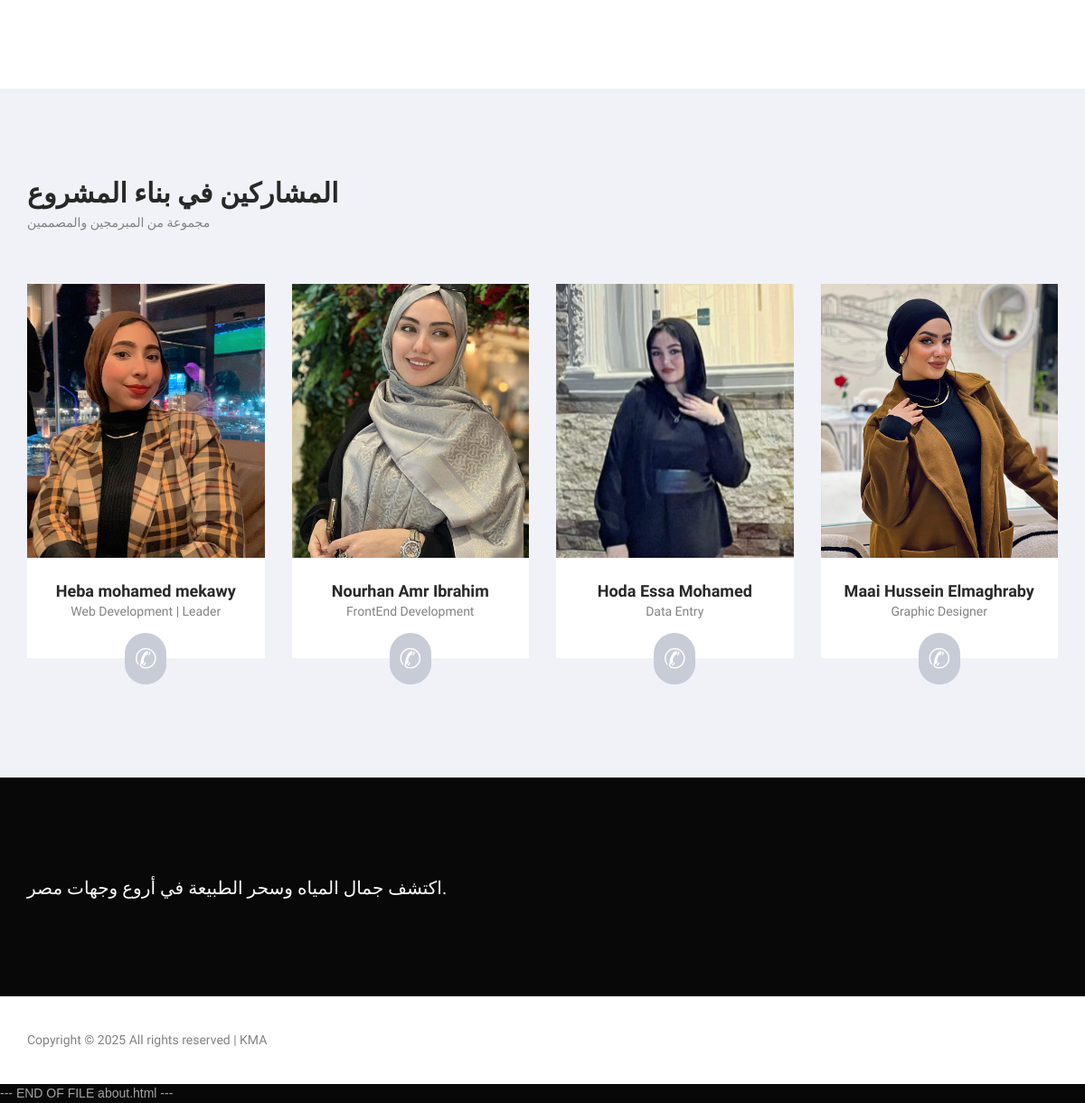
Page /about/about/ (lower part) on the earlier database version.
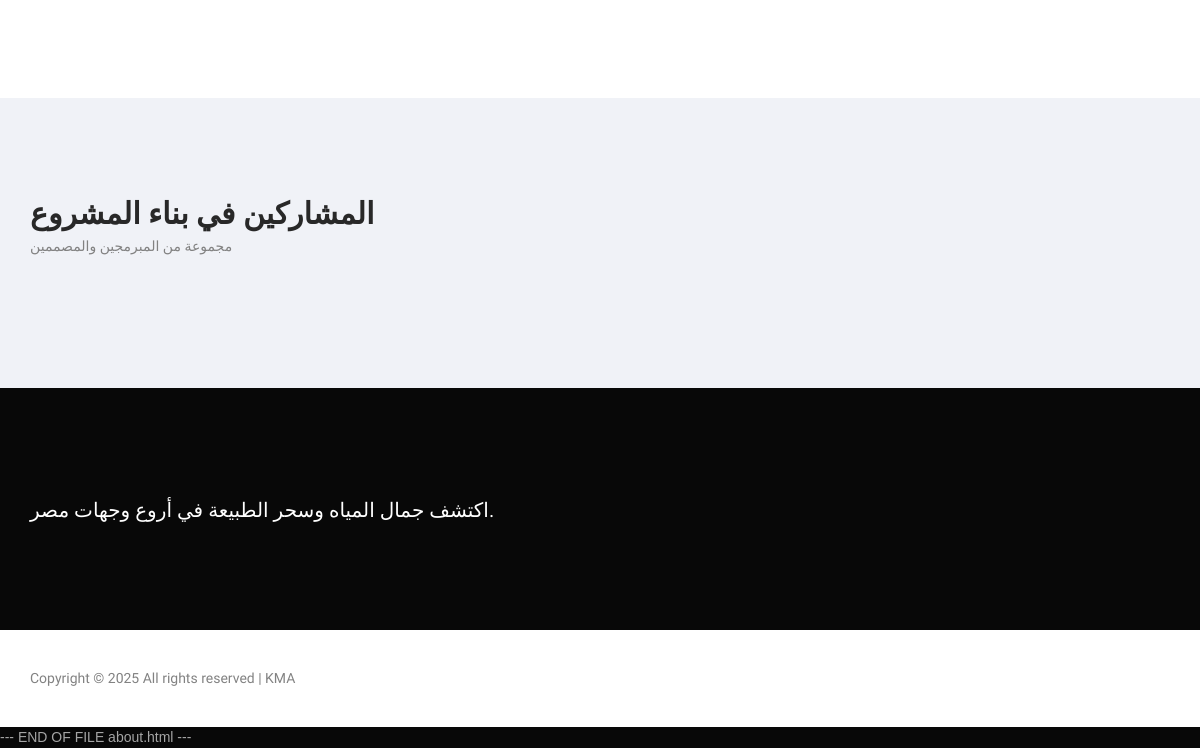
Same page on the later database version.
### about/models.py (models this page shows, shortened)
class TeamMember(models.Model):
    name = models.CharField(max_length=100)
    role = models.CharField(max_length=100)
    description = models.TextField(default="No description")
    image = models.ImageField(upload_to='team/')
    phone = models.CharField(max_length=20, blank=True)

### about/views.py (the view)
# urls.py: path('about/', views.about_view, name='about'),
def about_view(request):
    team_members = TeamMember.objects.all()
    return render(request, 'about/about.html', {'team_members': team_members})

### about/templates/about/about.html (shortened to what this page needs)
{% load static %}
<!DOCTYPE html>
<html lang="ar">
<head>
<link rel="stylesheet" type="text/css" href="{% static 'styles/bootstrap4/bootstrap.min.css' %}">
<link href="{% static 'plugins/font-awesome-4.7.0/css/font-awesome.min.css' %}" rel="stylesheet" type="text/css">
<link rel="stylesheet" type="text/css" href="{% static 'plugins/OwlCarousel2-2.2.1/owl.carousel.css' %}">
<link rel="stylesheet" type="text/css" href="{% static 'plugins/OwlCarousel2-2.2.1/owl.theme.default.css' %}">
<link rel="stylesheet" type="text/css" href="{% static 'plugins/OwlCarousel2-2.2.1/animate.css' %}">
<link rel="stylesheet" type="text/css" href="{% static 'styles/about.css' %}">
<link rel="stylesheet" type="text/css" href="{% static 'styles/about_responsive.css' %}">
</head>
<body>
<div class="super_container">
	<div class="about">
	</div>
	<div class="realtors">
		<div class="container">
			<div class="row">
				<div class="col">
					<div class="section_title">المشاركين في بناء المشروع</div>
					<div class="section_subtitle">مجموعة من المبرمجين والمصممين</div>
				</div>
			</div>
			<div class="row realtors_row">
				{% for member in team_members %}
				<div class="col-lg-3 col-md-6">
					<div class="realtor_outer">
						<div class="realtor">
							<div class="realtor_image">
								<img src="{{ member.image.url }}" alt="{{ member.name }}">
							</div>
							<div class="realtor_body">
								<div class="realtor_title">{{ member.name }}</div>
								<div class="realtor_subtitle">{{ member.role }}</div>
							</div>
							{% if member.phone %}
							<div class="realtor_link">
								<a href="tel:{{ member.phone }}">✆</a>
							</div>
							{% endif %}
						</div>
						<div class="realtor_link_background_container">
							<div><div class="realtor_link_background"></div></div>
						</div>
					</div>
				</div>
				{% endfor %}
			</div>
		</div>
	</div>
		<div class="newsletter">
			<div class="parallax_background parallax-window" data-parallax="scroll"
				data-image-src="{% static 'images/first_footer.jpg' %}" data-speed="0.8"></div>
			<div class="container">
				<div class="row">
					<div class="col">
						<div
							class="newsletter_content d-flex flex-lg-row flex-column align-items-start justify-content-start">
							<div class="newsletter_title_container">
								<div class="newsletter_title">اكتشف جمال المياه وسحر الطبيعة في
									أروع وجهات مصر.</div>
							</div>
						</div>
					</div>
				</div>
			</div>
		</div>
		<div class="footer_bar">
			<div class="container">
				<div class="row">
					<div class="col">
						<div class="footer_bar_content d-flex flex-row align-items-center justify-content-start">
							<div class="cr">
								Copyright ©
								<script>document.write(new Date().getFullYear());</script> All rights
								reserved | KMA
							</div>
						</div>
					</div>
				</div>
			</div>
		</div>
	</div>
</body>
</html>

### project/static/styles/about.css (style rules this page uses)
* { margin: 0; padding: 0; -webkit-font-smoothing: antialiased; -webkit-text-shadow: rgba(0,0,0,.01) 0 0 1px; text-shadow: rgba(0,0,0,.01) 0 0 1px; font-family: "Cairo", serif; font-optical-sizing: auto; font-style: normal; font-variation-settings: "slnt" 0; }
body { font-family: 'Montserrat', sans-serif; font-size: 14px; font-weight: 400; background: #080808; color: #a5a5a5; }
div { display: block; position: relative; -webkit-box-sizing: border-box; -moz-box-sizing: border-box; box-sizing: border-box; }
.super_container { width: 100%; overflow: hidden; }
.parallax-window { min-height: 400px; background: transparent; }
.parallax_background { position: absolute; top: 0; left: 0; width: 100%; height: 100%; }
.section_title { font-size: 30px; font-weight: 600; color: #282828; line-height: 0.75; }
.section_subtitle { font-size: 14px; font-weight: 500; color: #828282; line-height: 0.75; margin-top: 15px; }
.about { width: 100%; background: #FFFFFF; padding-top: 91px; padding-bottom: 100px; }
.realtors { width: 100%; background: #f0f2f7; padding-top: 105px; padding-bottom: 74px; }
.newsletter { width: 100%; padding-top: 107px; padding-bottom: 105px; }
.newsletter_title { font-size: 20px; text-align: center; font-weight: 200; color: #FFFFFF; line-height: 1.5; }
.footer_bar { width: 100%; background: #FFFFFF; }
.footer_bar_content { height: 97px; }
.cr { font-size: 14px; font-weight: 500; color: #828282; }

Differences in the rows shown:
removed TeamMember: image (picture), name "Heba mohamed mekawy", role "Web Development | Leader"
removed TeamMember: image (picture), name "Nourhan Amr Ibrahim", role "FrontEnd Development"
removed TeamMember: image (picture), name "Hoda Essa Mohamed", role "Data Entry"
removed TeamMember: image (picture), name "Maai Hussein Elmaghraby", role "Graphic Designer"
